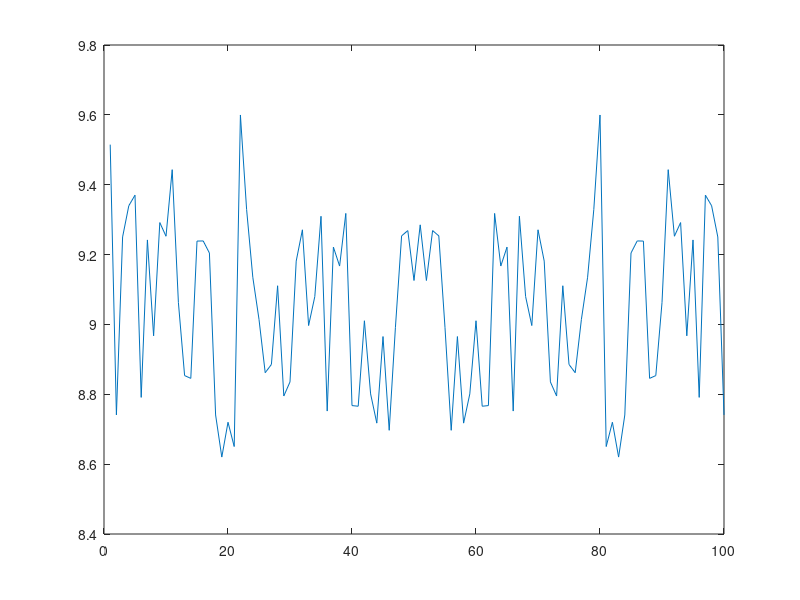

Write MATLAB code to recreate this figure.
%TESTBENCH5 Periodogram basico
function [ output_args ] = testbench6( varargin )
	defaults = [9, 4];
	for i = 1:length(varargin)
		% copio los argumentos que existen.
		defaults(i) = varargin{i};
	end
	var = defaults(1);
	K = defaults(2);
	tic;

	R = 1000; % Realizaciones
	N = 100; % Muestras
	L = floor(N / K);
	

	x = sqrt(var) * randn(N, R);
	
	%y = zeros(K,L,R);

	Y(:,:) = x(1:K,1:L);
	
	%plot(x);
	X = 1 / N * (abs(fft(x))).^2;
	X_ = mean(X, 2);
	plot(X_);

	toc
	output_args = mean(X_);
end
